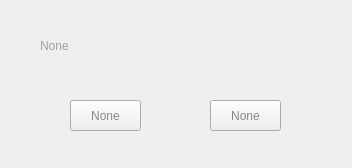
<?xml version="1.0" encoding="UTF-8"?>
<ui version="4.0">
 <class>Form</class>
 <widget class="QWidget" name="Form">
  <property name="geometry">
   <rect>
    <x>0</x>
    <y>0</y>
    <width>352</width>
    <height>168</height>
   </rect>
  </property>
  <property name="windowTitle">
   <string>Form</string>
  </property>
  <widget class="QPushButton" name="pushButton_6">
   <property name="geometry">
    <rect>
     <x>210</x>
     <y>100</y>
     <width>71</width>
     <height>31</height>
    </rect>
   </property>
   <property name="palette">
    <palette>
     <active>
      <colorrole role="WindowText">
       <brush brushstyle="SolidPattern">
        <color alpha="255">
         <red>136</red>
         <green>136</green>
         <blue>136</blue>
        </color>
       </brush>
      </colorrole>
      <colorrole role="ButtonText">
       <brush brushstyle="SolidPattern">
        <color alpha="255">
         <red>136</red>
         <green>136</green>
         <blue>136</blue>
        </color>
       </brush>
      </colorrole>
     </active>
     <inactive>
      <colorrole role="WindowText">
       <brush brushstyle="SolidPattern">
        <color alpha="255">
         <red>136</red>
         <green>136</green>
         <blue>136</blue>
        </color>
       </brush>
      </colorrole>
      <colorrole role="ButtonText">
       <brush brushstyle="SolidPattern">
        <color alpha="255">
         <red>136</red>
         <green>136</green>
         <blue>136</blue>
        </color>
       </brush>
      </colorrole>
     </inactive>
     <disabled>
      <colorrole role="WindowText">
       <brush brushstyle="SolidPattern">
        <color alpha="255">
         <red>120</red>
         <green>120</green>
         <blue>120</blue>
        </color>
       </brush>
      </colorrole>
      <colorrole role="ButtonText">
       <brush brushstyle="SolidPattern">
        <color alpha="255">
         <red>120</red>
         <green>120</green>
         <blue>120</blue>
        </color>
       </brush>
      </colorrole>
     </disabled>
    </palette>
   </property>
   <property name="styleSheet">
    <string notr="true">font: 25 14pt &quot;Raleway ExtraLight&quot;;</string>
   </property>
   <property name="text">
    <string>None</string>
   </property>
  </widget>
  <widget class="QPushButton" name="pushButton_5">
   <property name="geometry">
    <rect>
     <x>70</x>
     <y>100</y>
     <width>71</width>
     <height>31</height>
    </rect>
   </property>
   <property name="palette">
    <palette>
     <active>
      <colorrole role="WindowText">
       <brush brushstyle="SolidPattern">
        <color alpha="255">
         <red>136</red>
         <green>136</green>
         <blue>136</blue>
        </color>
       </brush>
      </colorrole>
      <colorrole role="ButtonText">
       <brush brushstyle="SolidPattern">
        <color alpha="255">
         <red>136</red>
         <green>136</green>
         <blue>136</blue>
        </color>
       </brush>
      </colorrole>
     </active>
     <inactive>
      <colorrole role="WindowText">
       <brush brushstyle="SolidPattern">
        <color alpha="255">
         <red>136</red>
         <green>136</green>
         <blue>136</blue>
        </color>
       </brush>
      </colorrole>
      <colorrole role="ButtonText">
       <brush brushstyle="SolidPattern">
        <color alpha="255">
         <red>136</red>
         <green>136</green>
         <blue>136</blue>
        </color>
       </brush>
      </colorrole>
     </inactive>
     <disabled>
      <colorrole role="WindowText">
       <brush brushstyle="SolidPattern">
        <color alpha="255">
         <red>120</red>
         <green>120</green>
         <blue>120</blue>
        </color>
       </brush>
      </colorrole>
      <colorrole role="ButtonText">
       <brush brushstyle="SolidPattern">
        <color alpha="255">
         <red>120</red>
         <green>120</green>
         <blue>120</blue>
        </color>
       </brush>
      </colorrole>
     </disabled>
    </palette>
   </property>
   <property name="styleSheet">
    <string notr="true">font: 25 14pt &quot;Raleway ExtraLight&quot;;</string>
   </property>
   <property name="text">
    <string>None</string>
   </property>
  </widget>
  <widget class="QLabel" name="label_5">
   <property name="geometry">
    <rect>
     <x>40</x>
     <y>20</y>
     <width>281</width>
     <height>51</height>
    </rect>
   </property>
   <property name="palette">
    <palette>
     <active>
      <colorrole role="WindowText">
       <brush brushstyle="SolidPattern">
        <color alpha="255">
         <red>160</red>
         <green>160</green>
         <blue>160</blue>
        </color>
       </brush>
      </colorrole>
     </active>
     <inactive>
      <colorrole role="WindowText">
       <brush brushstyle="SolidPattern">
        <color alpha="255">
         <red>160</red>
         <green>160</green>
         <blue>160</blue>
        </color>
       </brush>
      </colorrole>
     </inactive>
     <disabled>
      <colorrole role="WindowText">
       <brush brushstyle="SolidPattern">
        <color alpha="255">
         <red>120</red>
         <green>120</green>
         <blue>120</blue>
        </color>
       </brush>
      </colorrole>
     </disabled>
    </palette>
   </property>
   <property name="styleSheet">
    <string notr="true">font: 25 16pt &quot;Raleway ExtraLight&quot;;</string>
   </property>
   <property name="text">
    <string>None</string>
   </property>
  </widget>
 </widget>
 <resources/>
 <connections/>
</ui>
